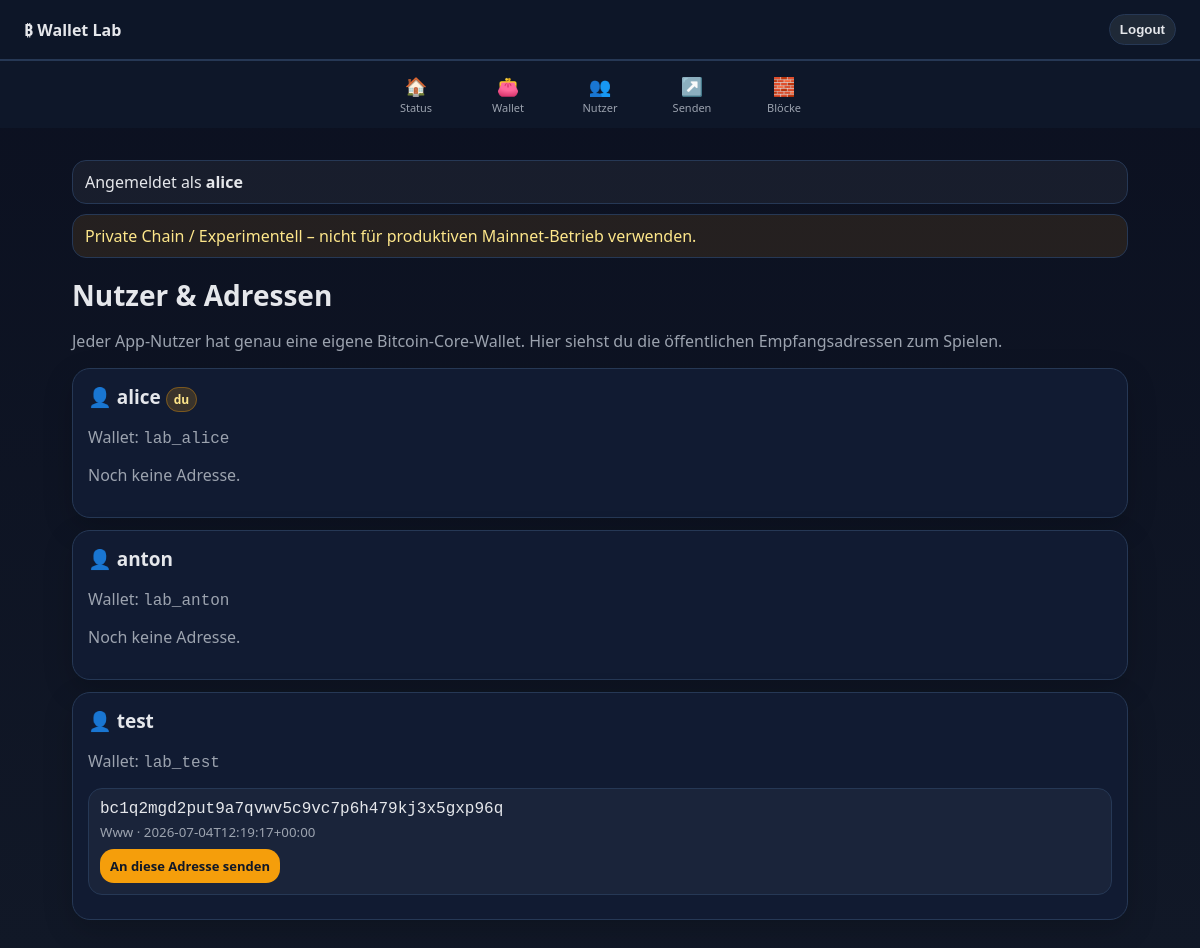
The app's page /users (signed in) with its own data.
### tables this page shows
CREATE TABLE users (
            id INTEGER PRIMARY KEY AUTOINCREMENT,
            username TEXT NOT NULL UNIQUE,
            password_hash TEXT NOT NULL,
            wallet_name TEXT,
            created_at TEXT NOT NULL
        );

CREATE TABLE user_addresses (
            id INTEGER PRIMARY KEY AUTOINCREMENT,
            user_id INTEGER NOT NULL,
            address TEXT NOT NULL UNIQUE,
            label TEXT NOT NULL DEFAULT '',
            wallet_name TEXT,
            created_at TEXT NOT NULL,
            FOREIGN KEY(user_id) REFERENCES users(id) ON DELETE CASCADE
        );

### app/main.py (the view)
@app.get('/users', response_class=HTMLResponse, dependencies=[Depends(require_basic_auth)])
def users_page(request: Request, user: dict = Depends(require_user)):
    return render(request, 'users.html', {'users': list_public_users()})

### app/templates/users.html
{% extends "base.html" %}
{% block content %}
<h1>Nutzer & Adressen</h1>
<p class="muted">Jeder App-Nutzer hat genau eine eigene Bitcoin-Core-Wallet. Hier siehst du die öffentlichen Empfangsadressen zum Spielen.</p>
{% for u in users %}
<section class="card">
  <h2>👤 {{ u.username }} {% if u.username == user.username %}<span class="badge">du</span>{% endif %}</h2>
  <p class="muted">Wallet: <span class="mono">{{ u.wallet_name }}</span></p>
  {% if u.addresses %}
    {% for a in u.addresses %}<div class="address-card"><div class="mono wrap">{{ a.address }}</div><small>{{ a.label or 'ohne Label' }} · {{ a.created_at }}</small>{% if u.username != user.username %}<a class="buttonlink small" href="/send?address={{ a.address }}">An diese Adresse senden</a>{% endif %}</div>{% endfor %}
  {% else %}<p class="muted">Noch keine Adresse.</p>{% endif %}
</section>
{% endfor %}
{% endblock %}

### app/templates/base.html (shortened to what this page needs)
<!doctype html>
<html lang="de">
<head>
  <link rel="stylesheet" href="/static/style.css">
</head>
<body>
<header class="topbar">
  <a class="brand" href="/">₿ Wallet Lab</a>
  {% if user %}
  <form method="post" action="/logout" class="logout"><button>Logout</button></form>
  {% endif %}
</header>
{% if user %}
<nav class="bottomnav">
  <a href="/">🏠<span>Status</span></a>
  <a href="/wallet">👛<span>Wallet</span></a>
  <a href="/users">👥<span>Nutzer</span></a>
  <a href="/send">↗️<span>Senden</span></a>
  <a href="/block">🧱<span>Blöcke</span></a>
</nav>
{% endif %}
<main class="container">
  {% if user %}<div class="userpill">Angemeldet als <strong>{{ user.username }}</strong></div>{% endif %}
  <div class="warning">{{ warning }}</div>
  {% block content %}{% endblock %}
</main>
</body>
</html>

### app/static/style.css (style rules this page uses)
:root { --bg:#0f172a;--panel:#111c33;--panel2:#16233f;--text:#e5e7eb;--muted:#9ca3af;--line:#263855;--accent:#f59e0b;--ok:#16a34a;--danger:#ef4444 }
* { box-sizing:border-box }
body { margin:0;font-family:system-ui,-apple-system,Segoe UI,Roboto,sans-serif;background:linear-gradient(180deg,#0b1020,#111827);color:var(--text);padding-bottom:78px }
.topbar { position:sticky;top:0;z-index:5;display:flex;align-items:center;justify-content:space-between;padding:12px 14px;background:rgba(15,23,42,.92);backdrop-filter:blur(10px);border-bottom:1px solid var(--line) }
.brand { color:var(--text);font-weight:800;text-decoration:none }
.logout { margin:0 }
.logout button { padding:7px 10px;background:#1f2937;color:var(--text);border:1px solid var(--line);border-radius:999px }
.bottomnav { position:fixed;left:0;right:0;bottom:0;z-index:10;display:grid;grid-template-columns:repeat(5,1fr);gap:2px;padding:7px 6px;background:rgba(15,23,42,.96);border-top:1px solid var(--line) }
.bottomnav a { display:flex;flex-direction:column;align-items:center;gap:2px;padding:6px 2px;color:var(--text);text-decoration:none;border-radius:14px;font-size:18px }
.bottomnav span { font-size:11px;color:var(--muted) }
.container { max-width:1100px;margin:0 auto;padding:14px }
.warning,.userpill { border:1px solid var(--line);background:rgba(245,158,11,.10);border-radius:14px;padding:10px 12px;margin:10px 0;color:#fde68a }
.userpill { background:rgba(255,255,255,.05);color:var(--text) }
h1 { font-size:28px;margin:18px 0 12px }
h2 { font-size:19px;margin:0 0 12px }
.card { background:rgba(17,28,51,.94);border:1px solid var(--line);border-radius:18px;padding:15px;margin:12px 0;box-shadow:0 10px 30px rgba(0,0,0,.18) }
button,.buttonlink { display:inline-block;padding:12px 14px;border:0;border-radius:14px;background:var(--accent);color:#111827;font-weight:800;text-decoration:none;text-align:center }
.buttonlink.small { padding:8px 10px;margin-top:8px;font-size:13px }
.muted { color:var(--muted) }
.mono { font-family:ui-monospace,SFMono-Regular,Menlo,Consolas,monospace }
.wrap { overflow-wrap:anywhere }
.address-card { background:rgba(255,255,255,.04);border:1px solid var(--line);border-radius:14px;padding:11px;margin:9px 0 }
.address-card small { display:block;color:var(--muted);margin-top:5px }
a { color:#fbbf24 }
@media (min-width:760px) { body { padding-bottom:0 } }
@media (min-width:760px) { .bottomnav { position:static;display:flex;justify-content:center } }
@media (min-width:760px) { .bottomnav a { min-width:90px } }
@media (min-width:760px) { .container { padding:22px } }
@media (min-width:760px) { .topbar { padding:14px 24px } }
.badge { font-size:12px;background:rgba(245,158,11,.18);border:1px solid rgba(245,158,11,.35);padding:3px 7px;border-radius:999px;color:#fde68a }

### records on screen
users: username "alice", shows "du", wallet_name "lab_alice", shows "Noch keine Adresse."
users: username "anton", wallet_name "lab_anton", shows "Noch keine Adresse."
users: username "test", wallet_name "lab_test"
user_addresses: address "bc1q2mgd2put9a7qvwv5c9vc7p6h479kj3x5gxp96q", label "Www", created_at "2026-07-04T12:19:17+00:00"

### other values on screen
{{ warning }} "Private Chain / Experimentell – nicht für produktiven Mainnet-Betrieb verwenden."
